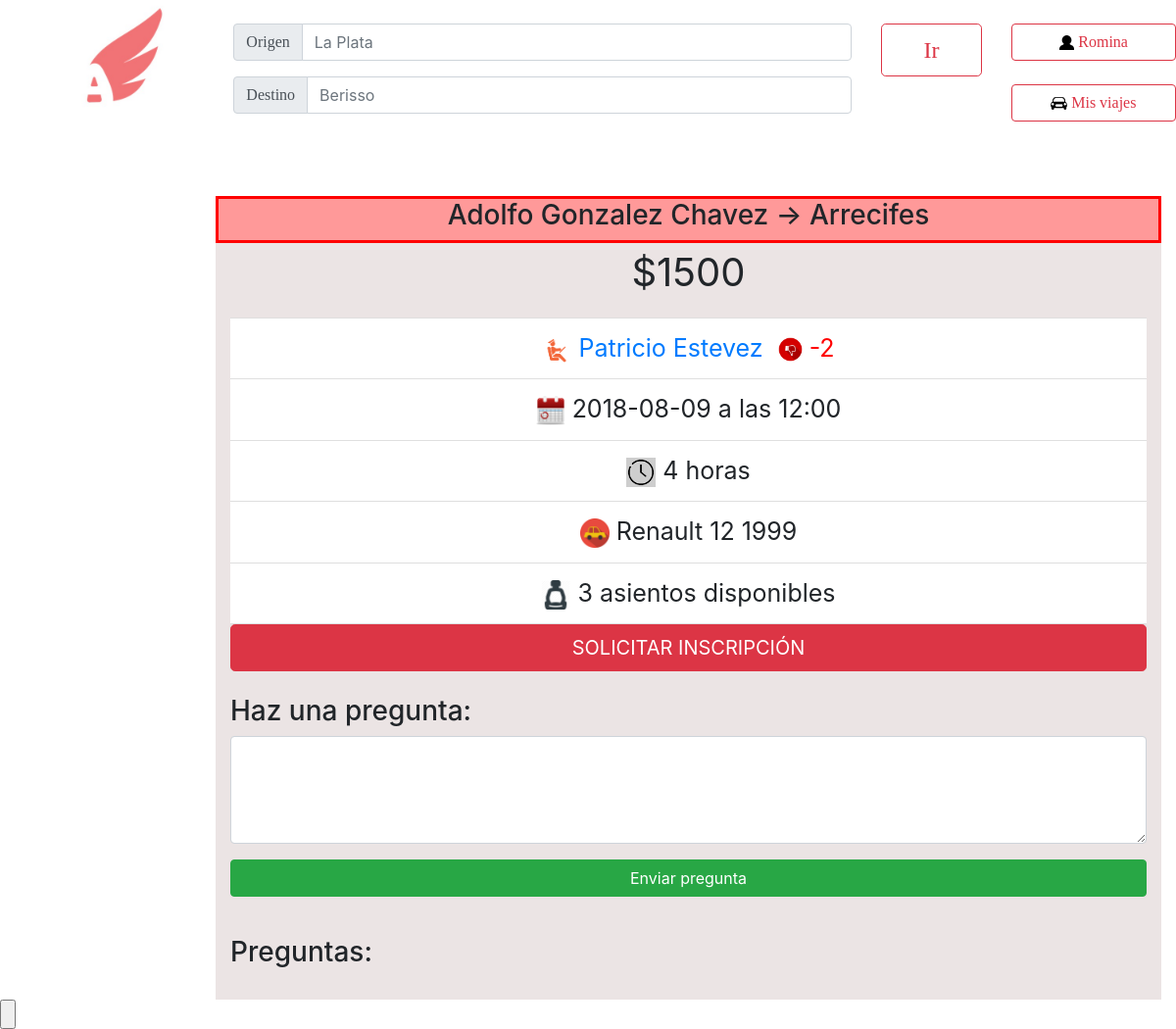
/verViaje.php?id=53 (signed in), run on an earlier commit of the app's database.
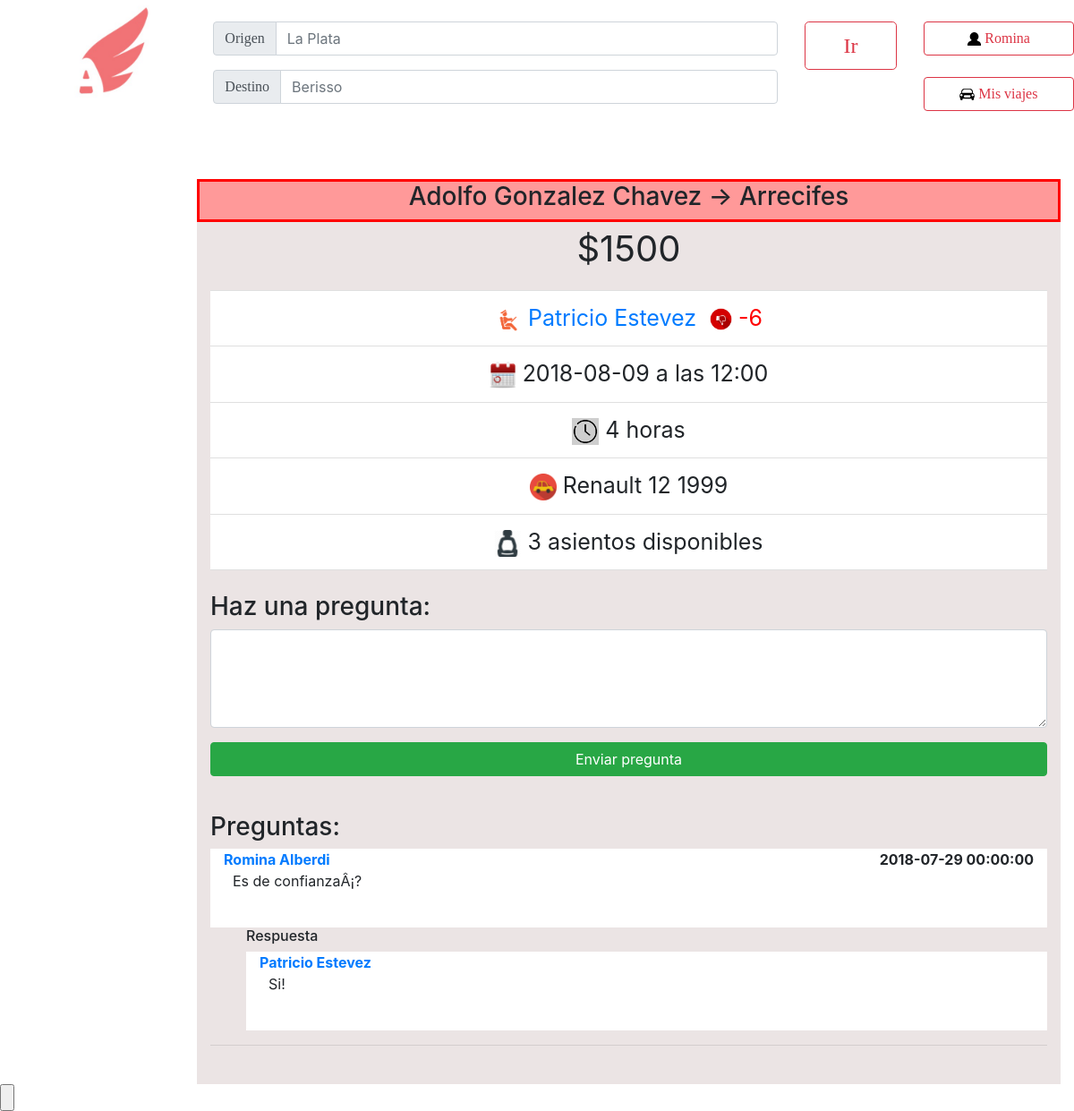
And on a later commit of the database.
### tables this page shows
CREATE TABLE IF NOT EXISTS `usuarios` (
  `nombre` varchar(50) NOT NULL,
  `apellido` varchar(50) NOT NULL,
  `email` varchar(50) NOT NULL,
  `clave` varchar(50) NOT NULL,
  `fecha` date NOT NULL,
  `foto` longblob,
  `token` varchar(100) NOT NULL,
  `ID` int(11) NOT NULL AUTO_INCREMENT,
  `borrado` tinyint(1) NOT NULL DEFAULT '0',
  `penalizacion` int(20) NOT NULL DEFAULT '0',
  `penalizacion_acom` int(20) NOT NULL DEFAULT '0',
  `deuda` float NOT NULL DEFAULT '0',
  PRIMARY KEY (`ID`)
);

CREATE TABLE IF NOT EXISTS `comentarios` (
  `ID` int(100) NOT NULL AUTO_INCREMENT,
  `IDuser` int(100) NOT NULL,
  `IDviaje` int(100) NOT NULL,
  `Contenido` text NOT NULL,
  `Respuesta` text,
  `fecha` datetime DEFAULT NULL,
  PRIMARY KEY (`ID`)
);

### verViaje.php (the view, shortened to what the changed rows need)
<html lang="en">
  <head>
    <link rel="stylesheet" href="css/bootstrap.min.css">
  </head>
  <body>
      <?php
            $link=conectarABase();
            $iduser = $_SESSION['id'];
            $idviaje = $_GET['id'];
            $resultado = mysqli_query($link, "SELECT * FROM viajes where IDviaje='$idviaje'");
            $row = $resultado->fetch_array(MYSQLI_NUM);
            $nombreUser = mysqli_query($link,"SELECT nombre,apellido,ID,penalizacion FROM usuarios where ID=$row[4]");
            $nombreUser = $nombreUser ->fetch_array(MYSQLI_NUM);
            $vehiculos = mysqli_query($link, "SELECT marca,modelo FROM vehiculos where IDvehiculo='$row[3]'");
            $vehiculos = $vehiculos -> fetch_array(MYSQLI_NUM);
            $puntos=0;
            $puntos = $puntos - $nombreUser[3];
            $postulados = mysqli_query($link, "SELECT IDusuario from postulados_usuarios_viajes where IDviaje=$idviaje AND IDusuario=$iduser");
            $numfilas = mysqli_num_rows($postulados);
  	?>
      <br>
      <bR>
		<div class="row" position="fixed">
			<div class="col-10">
                         <div class='container'>
                          <div class="panel panel-danger">
                              <div class='container-fluid' style='background-color: #ebe4e4;'>
                                    <div class="panel-body text-center" >
                                        <p style="font-size: 40" class="lead">
                                            <strong>$<?php echo round($row[8],2);?></strong></p>
                                    </div>
                                      <ul class="list-group list-group-flush text-center" >
                                          <li class="list-group-item" style="font-size: 25"><i class="icon-ok text-danger"></i><img height="30x30" src='Imagenes/CONDUCTOR.png'><a href="verPerfil.php?id=<?php echo $row[4];?>"><?php echo '    ' . $nombreUser[0] . ' ' . $nombreUser[1]; ?></a><img style="margin-left:15px" height="25x25" src="Imagenes/<?php if($puntos>=0){echo "like.png";}else{echo "unlinke.jpg";}?>"><font style="color: <?php if ($puntos>=0){echo "green";}else{echo "red";}?>"> <?php echo '   ' . $puntos;?></font></li>
                                        <li class="list-group-item" style="font-size: 25"></li>
                                        <li class="list-group-item" style="font-size: 25"></li>
                                        <li class="list-group-item" style="font-size: 25"><i class="icon-ok text-danger"></i><img height="30x30" src='Imagenes/AUTO.png'><?php echo '     ' . $vehiculos[0] . ' '.$vehiculos[1] ;?></li>
                                        <li class="list-group-item" style="font-size: 25"><i class="icon-ok text-danger"></i><img height="30x30" src='Imagenes/asiento.png'><?php echo '     ' . $row[9]. ' asientos disponibles';?></li>
                                      </ul>
                                    <div class="panel-footer">
                                        <?php if ($row[4]!=$iduser && $numfilas == 0){ ?>
                                        <a class="btn btn-lg btn-block btn-danger" href="postularse.php?id=<?php echo $idviaje;?>">SOLICITAR INSCRIPCIÓN</a>
                                        <?php }?>
                                        <br>
                                    </div>
                                  <?php if($row[4]!=$iduser){ ?>
                                  <form method="POST" action="">
                                    <div class="form-group">
                                    </div>
                                      <button class="btn btn-success btn-block" type="submit" name="preguntar" onclick="return confirm('¿Estás seguro de enviar la pregunta?');">Enviar pregunta</button>
                                 </form>
                                 <br>
                                 <?php }?>
                                <h3>Preguntas:</h3>
                                <?php
                                    $comentarios = mysqli_query($link,"SELECT * FROM comentarios where IDviaje=$idviaje");
                                    $owner = mysqli_query($link, "SELECT nombre,apellido,ID FROM viajes,usuarios where IDConductor=ID and IDviaje=$idviaje");
                                    $own = $owner->fetch_array(MYSQLI_NUM);
                                    while($comen = $comentarios ->fetch_array(MYSQL_NUM)){
                                        $usuario = mysqli_query($link,"SELECT nombre,apellido,ID FROM usuarios where ID=$comen[1]");
                                        $usu = $usuario ->fetch_array(MYSQLI_NUM);
                                        ?>
                                        <div class="container-fluid" style="background-color:white">
                                            <div><span style="float:right"><span style="font-weight:bold"> <?php echo $comen[5]?></span></span><a style="font-weight: bold"  href="verPerfil.php?id=<?php echo $usu[2];?>"><?php echo $usu[0] . " " . $usu[1]; ?></a></div>
                                            <p style="margin-left: 10px"><?php echo $comen[3]; ?></p>
                                            <br>
                                        </div>
                                        <?php if (!empty($comen[4])){?>
                                            <div style="margin-left:40px">
                                                <h6>Respuesta</h6>
                                            <div class="container-fluid" style="background-color: white">
                                                <div><a style="font-weight: bold"  href="verPerfil.php?id=<?php echo $own[2];?>"><?php echo $own[0] . " " . $own[1]; ?></a></div>
                                                <p style="margin-left: 10px"><?php echo $comen[4]; ?> </p>
                                                <br>
                                            </div>
                                            </div>
                                        <?php }else{
                                            if($row[4]=$iduser){
                                                ?><br><div class="container"><a class="btn btn-success btn-block" href="responder_comentario.php?id=<?php echo $comen[0];?>" >Responder</a></div><?php
                                            }
                                        }
?>
                                         <hr style="height:3px; color:#999999" />
                                        <?PHP
                                    }
                                ?>
                                <br>
                              </div>
                             </div>
                            </div>
			</div>
                     </div>
    	</body>
    </html>

What changed in the data, as far as the page shows it:
added comentarios: fecha "2018-07-29 00:00:00", IDuser.nombre "Romina", IDuser.apellido "Alberdi", Contenido "Es de confianzaÂ¡?", $own[0] "Patricio", $own[1] "Estevez", Respuesta "Si!"
Also different on the page:
$puntos: "-2" → "-6"
text no longer shown: "SOLICITAR INSCRIPCIÓN"
